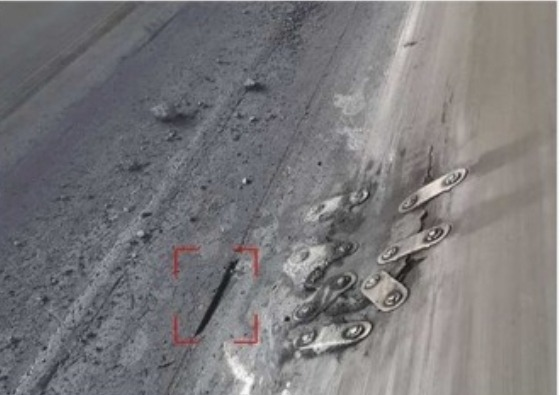
#> input picture user_images/holes/belt_damage_1.jpg, 560 x 395 px; its folder holds only this picture in this run
$ python train_from_user_images.py
#> lines starting #> are read from the running program, lines starting #| are printed output that depends on the picture; after the words box and inside, x2 and y2 are one past the last pixel; in counts of white or black regions, pixels touching at a corner belong together
import os
import glob
import shutil
import random
import cv2
import numpy as np

BASE_DIR = os.path.dirname(os.path.abspath(__file__))
USER_IMAGES_DIR = os.path.join(BASE_DIR, "user_images")
DATASET_DIR = os.path.join(BASE_DIR, "user_trained_dataset")
OUTPUT_WEIGHTS_DIR = os.path.join(BASE_DIR, "weights")

def auto_detect_defect_bbox(img, defect_type="hole"):
    h, w = img.shape[:2]
    gray = cv2.cvtColor(img, cv2.COLOR_BGR2GRAY)
    blurred = cv2.GaussianBlur(gray, (7, 7), 0)
    median_val = float(np.median(blurred))

    diff = cv2.absdiff(blurred, int(median_val))
    _, thresh = cv2.threshold(diff, 28, 255, cv2.THRESH_BINARY)

    kernel = cv2.getStructuringElement(cv2.MORPH_ELLIPSE, (5, 5))
    opened = cv2.morphologyEx(thresh, cv2.MORPH_OPEN, kernel, iterations=2)
    dilated = cv2.dilate(opened, kernel, iterations=1)

    contours, _ = cv2.findContours(dilated, cv2.RETR_EXTERNAL, cv2.CHAIN_APPROX_SIMPLE)

    best_box = None
    max_score = 0

    for cnt in contours:
        area = cv2.contourArea(cnt)
        if 80 < area < (w * h * 0.40):
            bx, by, bw, bh = cv2.boundingRect(cnt)
            cx = bx + bw / 2
            cy = by + bh / 2
            dist_center = np.sqrt(((cx - w / 2) / w) ** 2 + ((cy - h / 2) / h) ** 2)
            score = area / (1.0 + dist_center * 2.0)

            if score > max_score:
                max_score = score
                best_box = (bx, by, bw, bh)

    if best_box:
        bx, by, bw, bh = best_box
        return [((bx + bw / 2) / w), ((by + bh / 2) / h), (bw / w), (bh / h)]
    else:
        return [0.5, 0.5, 0.25, 0.25]

def augment_sample(img, boxes):
    samples = []

    samples.append((img.copy(), list(boxes)))

    h_flipped = cv2.flip(img, 1)
    h_boxes = [(cls_id, 1.0 - cx, cy, bw, bh) for (cls_id, cx, cy, bw, bh) in boxes]
    samples.append((h_flipped, h_boxes))

    v_flipped = cv2.flip(img, 0)
    v_boxes = [(cls_id, cx, 1.0 - cy, bw, bh) for (cls_id, cx, cy, bw, bh) in boxes]
    samples.append((v_flipped, v_boxes))

    hv_flipped = cv2.flip(img, -1)
    hv_boxes = [(cls_id, 1.0 - cx, 1.0 - cy, bw, bh) for (cls_id, cx, cy, bw, bh) in boxes]
    samples.append((hv_flipped, hv_boxes))

    for factor in [0.72, 0.88, 1.14, 1.30]:
        b_img = np.clip(img.astype(np.float32) * factor, 0, 255).astype(np.uint8)
        samples.append((b_img, list(boxes)))
        b_flip = np.clip(h_flipped.astype(np.float32) * factor, 0, 255).astype(np.uint8)
        samples.append((b_flip, h_boxes))

    blur = cv2.GaussianBlur(img, (5, 5), 0)
    samples.append((blur, list(boxes)))

    for alpha in [0.85, 1.25]:
        c_img = np.clip(img.astype(np.float32) * alpha + (128 * (1 - alpha)), 0, 255).astype(np.uint8)
        samples.append((c_img, list(boxes)))

    return samples

def build_dataset_from_user_files():
    print(f"\n[Scanner] Checking user images in: {USER_IMAGES_DIR}")

    extensions = ("*.jpg", "*.jpeg", "*.png", "*.bmp", "*.webp")

    hole_files = []
    foreign_files = []
    clean_files = []

    for ext in extensions:
        hole_files.extend(glob.glob(os.path.join(USER_IMAGES_DIR, "holes", ext)))
        foreign_files.extend(glob.glob(os.path.join(USER_IMAGES_DIR, "foreign_objects", ext)))
        clean_files.extend(glob.glob(os.path.join(USER_IMAGES_DIR, "clean", ext)))
        for f in glob.glob(os.path.join(USER_IMAGES_DIR, ext)):
            fname = os.path.basename(f).lower()
            if "hole" in fname or "puncture" in fname:
                hole_files.append(f)
            elif "foreign" in fname or "object" in fname:
                foreign_files.append(f)
            else:
                hole_files.append(f)

    print(f"Found: {len(hole_files)} Hole images, {len(foreign_files)} Foreign Object images, {len(clean_files)} Clean Belt images.")

    if len(hole_files) == 0 and len(foreign_files) == 0:
        print("[Notice] No images found in 'user_images/' yet.")
        print(f"Please place your photos into: {USER_IMAGES_DIR}")
        return None

    for sub in ["images/train", "images/val", "labels/train", "labels/val"]:
        p = os.path.join(DATASET_DIR, sub)
        if os.path.exists(p):
            shutil.rmtree(p)
        os.makedirs(p, exist_ok=True)

    all_samples = []

    for f in hole_files:
        img = cv2.imread(f)
#> img is the input picture: shape (395, 560, 3); mean B, G, R 123.2, 121.2, 122.6
        if img is None:
            continue
        txt_path = os.path.splitext(f)[0] + ".txt"
        if os.path.exists(txt_path):
            with open(txt_path) as tf:
                lines = [l.strip().split() for l in tf if l.strip()]
                boxes = [(int(l[0]), float(l[1]), float(l[2]), float(l[3]), float(l[4])) for l in lines]
        else:
            box = auto_detect_defect_bbox(img, "hole")
#> in auto_detect_defect_bbox, `median_val = float(np.median(blurred))`: median_val = 116
#> in auto_detect_defect_bbox, `_, thresh = cv2.threshold(diff, 28, 255, cv2.THRESH_BINARY)`:
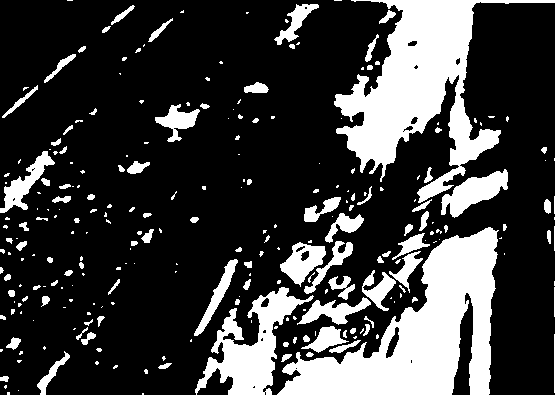
#> thresh: shape (395, 560); 24.7% white; 251 white regions (149 under 20 px), largest, box (x1, y1, x2, y2) and area: (334, 0, 560, 395) 17366, (277, 227, 499, 395) 16311, (195, 287, 314, 395) 4758
#> in auto_detect_defect_bbox, `opened = cv2.morphologyEx(thresh, cv2.MORPH_OPEN, kernel, iterations=2)`: opened: shape (395, 560); 19.6% white; 28 white regions, largest, box (x1, y1, x2, y2) and area: (279, 227, 497, 395) 15834, (336, 0, 478, 165) 11974, (206, 291, 298, 395) 3654
#> in auto_detect_defect_bbox, `dilated = cv2.dilate(opened, kernel, iterations=1)`:
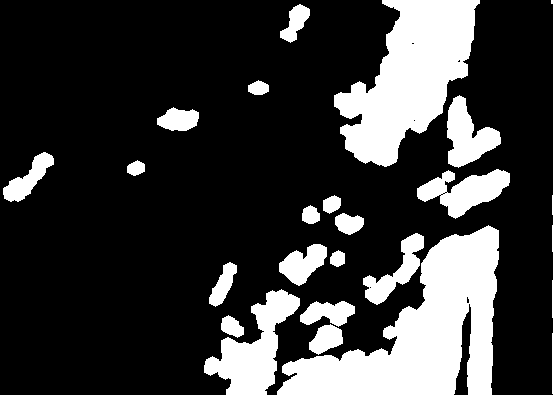
#> dilated: shape (395, 560); 23.4% white; 21 white regions
#> in auto_detect_defect_bbox, `contours, _ = cv2.findContours(dilated, cv2.RETR_EXTERNAL, cv2.CHAIN_A..`: contours = 21 contours; largest, box (x1, y1, x2, y2) and area: (277, 225, 499, 395) 17137, (334, 0, 480, 167) 12899, (204, 289, 300, 395) 4218, (551, 0, 560, 395) 2516, (417, 169, 510, 219) 2274
#> the loop in auto_detect_defect_bbox, `for cnt in contours:` made 21 passes
#> (area, bx, by, bw, bh, cx, cy, dist_center) on passes 1, 3, 4, 9: (632.5, 309, 324, 34, 31, 326, 339.5, 0.369), (853.5, 300, 301, 55, 26, 327.5, 314, 0.307), (4217.5, 204, 289, 96, 106, 252, 342, 0.369), (17137, 277, 225, 222, 170, 388, 310, 0.344)
#> (area, bx, by, bw, bh, cx, cy, dist_center) on passes 2, 5, 6, 7, 8, 10: (310.5, 221, 315, 23, 23, 232.5, 326.5, 0.337), (563, 209, 262, 28, 45, 223, 284.5, 0.243), (170, 330, 250, 15, 17, 337.5, 258.5, 0.185), (1100.5, 279, 244, 48, 42, 303, 265, 0.176), (1421, 363, 233, 61, 72, 393.5, 269, 0.272), (416, 335, 213, 29, 22, 349.5, 224, 0.141)
#> after the loop in auto_detect_defect_bbox, `for cnt in contours:`: max_score = 10152.7
#> in auto_detect_defect_bbox, `bx, by, bw, bh = best_box`: bx = 277; by = 225; bw = 222; bh = 170
#> box = [0.693, 0.785, 0.396, 0.43]
            boxes = [(0, box[0], box[1], box[2], box[3])]
#> boxes = [(0, 0.693, 0.785, 0.396, 0.43)]

        augs = augment_sample(img, boxes)
#> in augment_sample, `h_flipped = cv2.flip(img, 1)`:
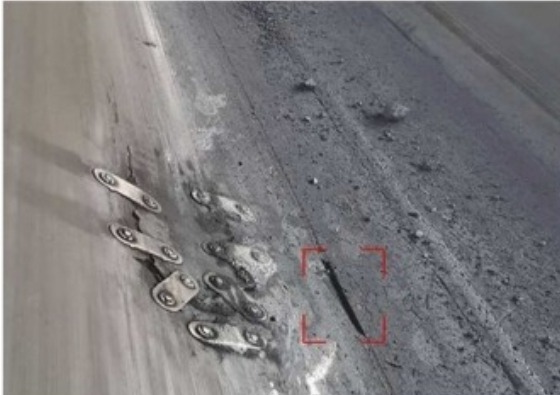
#> h_flipped: shape (395, 560, 3); mean B, G, R 123.2, 121.2, 122.6
#> in augment_sample, `h_boxes = [(cls_id, 1.0 - cx, cy, bw, bh) for (cls_id, cx, cy, bw, bh)..`: h_boxes = [(0, 0.307, 0.785, 0.396, 0.43)]
#> in augment_sample, `v_flipped = cv2.flip(img, 0)`:
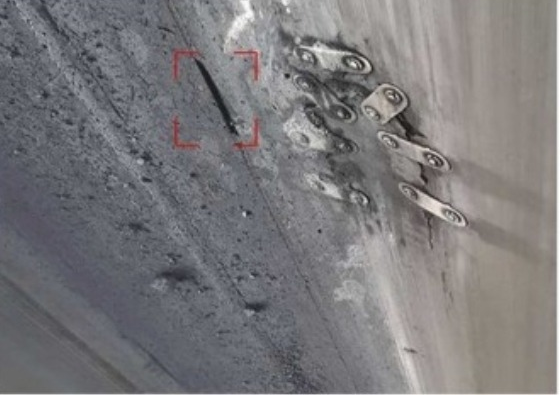
#> v_flipped: shape (395, 560, 3); mean B, G, R 123.2, 121.2, 122.6
#> in augment_sample, `v_boxes = [(cls_id, cx, 1.0 - cy, bw, bh) for (cls_id, cx, cy, bw, bh)..`: v_boxes = [(0, 0.693, 0.215, 0.396, 0.43)]
#> in augment_sample, `hv_flipped = cv2.flip(img, -1)`:
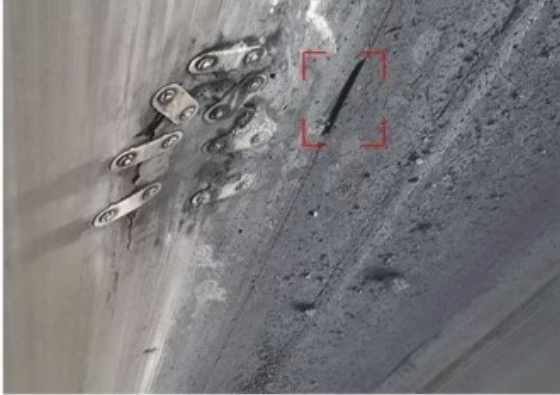
#> hv_flipped: shape (395, 560, 3); mean B, G, R 123.2, 121.2, 122.6
#> in augment_sample, `hv_boxes = [(cls_id, 1.0 - cx, 1.0 - cy, bw, bh) for (cls_id, cx, cy, ..`: hv_boxes = [(0, 0.307, 0.215, 0.396, 0.43)]
#> after the loop in augment_sample, `for factor in [0.72, 0.88, 1.14, 1.30]:`: samples = 12 items
#> after the loop in augment_sample, `for alpha in [0.85, 1.25]:`: samples = 15 items
#> augs = 15 items
        all_samples.extend(augs)

    for f in foreign_files:
        img = cv2.imread(f)
        if img is None:
            continue
        txt_path = os.path.splitext(f)[0] + ".txt"
        if os.path.exists(txt_path):
            with open(txt_path) as tf:
                lines = [l.strip().split() for l in tf if l.strip()]
                boxes = [(int(l[0]), float(l[1]), float(l[2]), float(l[3]), float(l[4])) for l in lines]
        else:
            box = auto_detect_defect_bbox(img, "foreign_object")
            boxes = [(1, box[0], box[1], box[2], box[3])]

        augs = augment_sample(img, boxes)
        all_samples.extend(augs)

    for f in clean_files:
        img = cv2.imread(f)
        if img is None:
            continue
        augs = augment_sample(img, [])
        all_samples.extend(augs)

    random.shuffle(all_samples)
    val_count = max(2, int(len(all_samples) * 0.20))
#> val_count = 3
    train_samples = all_samples[val_count:]
#> train_samples = 12 items
    val_samples = all_samples[:val_count]
#> val_samples = 3 items

    print(f"[Augmentor] Multiplied into {len(train_samples)} training samples and {len(val_samples)} validation samples.")
#| [Augmentor] Multiplied into 12 training samples and 3 validation samples.

    for i, (img, bxs) in enumerate(train_samples):
        ip = os.path.join(DATASET_DIR, "images", "train", f"usr_train_{i:04d}.jpg")
        lp = os.path.join(DATASET_DIR, "labels", "train", f"usr_train_{i:04d}.txt")
        cv2.imwrite(ip, img)
        with open(lp, "w") as lf:
            for cls_id, cx, cy, bw, bh in bxs:
                lf.write(f"{cls_id} {cx:.5f} {cy:.5f} {bw:.5f} {bh:.5f}\n")
#> this loop made 12 passes
#> pass 2, in build_dataset_from_user_files, `cv2.imwrite(ip, img)`:
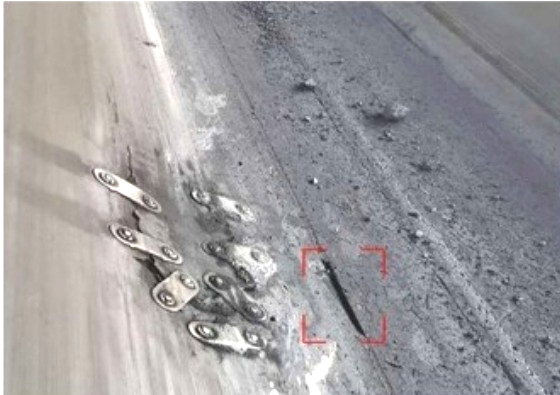
#> saved as usr_train_0001.jpg: shape (395, 560, 3); mean B, G, R 159.3, 156.7, 158.5

    for i, (img, bxs) in enumerate(val_samples):
        ip = os.path.join(DATASET_DIR, "images", "val", f"usr_val_{i:04d}.jpg")
        lp = os.path.join(DATASET_DIR, "labels", "val", f"usr_val_{i:04d}.txt")
        cv2.imwrite(ip, img)
        with open(lp, "w") as lf:
            for cls_id, cx, cy, bw, bh in bxs:
                lf.write(f"{cls_id} {cx:.5f} {cy:.5f} {bw:.5f} {bh:.5f}\n")
#> this loop made 3 passes
#> pass 2, in build_dataset_from_user_files, `cv2.imwrite(ip, img)`:
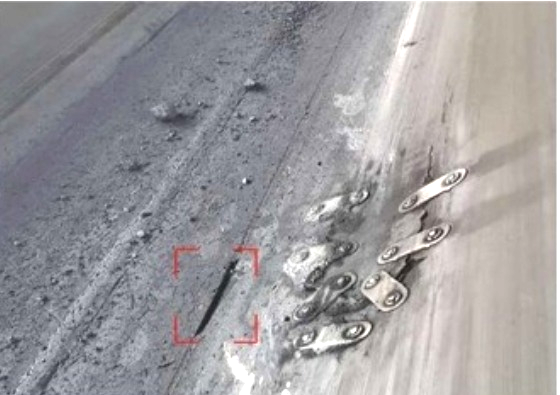
#> saved as usr_val_0001.jpg: shape (395, 560, 3); mean B, G, R 159.3, 156.7, 158.5

    abs_data_dir = os.path.abspath(DATASET_DIR).replace('\\', '/')
    yaml_path = os.path.join(DATASET_DIR, "user_conveyor.yaml")
    yaml_content = f"""path: {abs_data_dir}
train: images/train
val: images/val

names:
  0: hole
  1: foreign object
  2: crack
"""
    with open(yaml_path, "w") as yf:
        yf.write(yaml_content)

    return yaml_path

def train_user_model(yaml_path):
    print("\n[AI Trainer] Starting YOLOv8 transfer learning with your images...")
    from ultralytics import YOLO
    model = YOLO("yolov8n.pt")

    model.train(
        data=yaml_path,
        epochs=35,
        imgsz=640,
        batch=16,
        workers=0,
        mosaic=1.0,
        verbose=True
    )

    best_weight_source = os.path.join(model.trainer.save_dir, "weights", "best.pt")
    if os.path.exists(best_weight_source):
        os.makedirs(OUTPUT_WEIGHTS_DIR, exist_ok=True)
        target_best = os.path.join(OUTPUT_WEIGHTS_DIR, "best.pt")
        if os.path.exists(target_best):
            backup_dest = os.path.join(OUTPUT_WEIGHTS_DIR, "best_backup_old.pt")
            shutil.copy2(target_best, backup_dest)
            print(f"[AI Trainer] Backed up old weights to: {backup_dest}")

        shutil.copy2(best_weight_source, target_best)
        print(f"[AI Trainer] SUCCESS! New trained weights exported to: {target_best}")

if __name__ == "__main__":
    y_path = build_dataset_from_user_files()
    if y_path:
        train_user_model(y_path)
#> (the call stopped at in train_user_model, `model = YOLO("yolov8n.pt")`: ultralytics is not available in this run)
